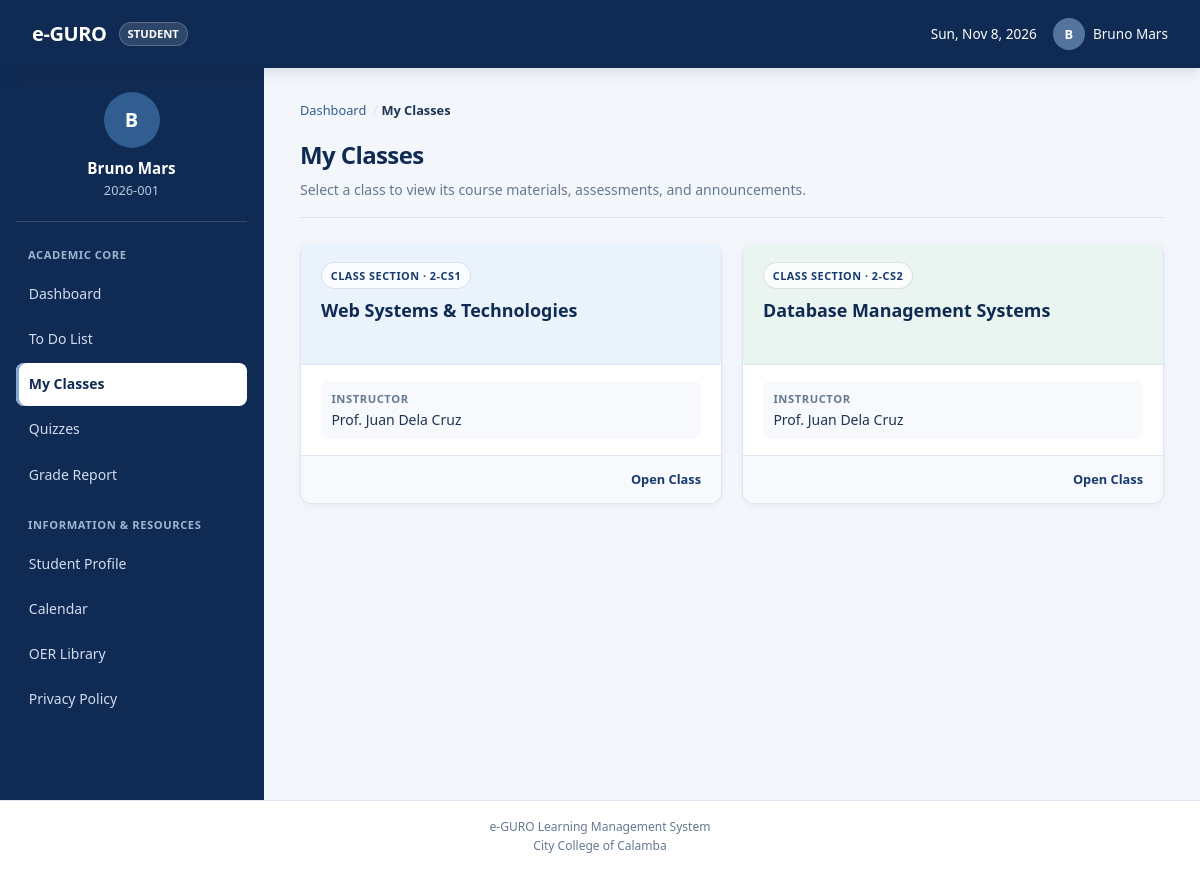
The app's page /student/my-class.php (signed in) with its own data.
### tables this page shows
CREATE TABLE IF NOT EXISTS `classes` (
    `id` INT AUTO_INCREMENT PRIMARY KEY,
    `code` VARCHAR(50) NOT NULL UNIQUE,
    `name` VARCHAR(150) NOT NULL,
    `teacher_id` INT NULL,
    `fiscal_year` VARCHAR(50) DEFAULT '2026-2027',
    `semester` VARCHAR(50) DEFAULT '1st Semester',
    `created_at` DATETIME DEFAULT CURRENT_TIMESTAMP,
    FOREIGN KEY (`teacher_id`) REFERENCES `users`(`id`) ON DELETE SET NULL
);

CREATE TABLE IF NOT EXISTS `users` (
    `id` INT AUTO_INCREMENT PRIMARY KEY,
    `user_code` VARCHAR(50) NOT NULL UNIQUE,
    `full_name` VARCHAR(150) NOT NULL,
    `email` VARCHAR(150) NOT NULL UNIQUE,
    `password` VARCHAR(255) NOT NULL,
    `role` ENUM('admin', 'dean', 'teacher', 'student') NOT NULL,
    `created_at` DATETIME DEFAULT CURRENT_TIMESTAMP
);

### includes/student_data.php (called while the page is built, shortened)
<?php
function get_classes(): array
{
    $user = current_user();
    $pdo = Database::connect();
    $stmt = $pdo->prepare(
        'SELECT c.id, c.code AS section, c.name AS subject, u.full_name AS teacher
         FROM class_enrollments ce
         JOIN classes c ON c.id = ce.class_id
         LEFT JOIN users u ON u.id = c.teacher_id
         WHERE ce.student_id = ?
         ORDER BY c.code'
    );
    $stmt->execute([$user['id']]);
    return $stmt->fetchAll();
}

### includes/auth.php (called while the page is built, shortened)
<?php
function current_user(): ?array
{
    if (!empty($_SESSION['user'])) {
        return $_SESSION['user'];
    }
    return null;
}

### includes/functions.php (called while the page is built, shortened)
<?php
function e($value): string
{
    return htmlspecialchars((string) $value, ENT_QUOTES, 'UTF-8');
}

### student/my-class.php (the view, shortened to what this page needs)
<?php
$classes = get_classes();
include __DIR__ . '/../includes/header.php';
include __DIR__ . '/../includes/sidebar.php';
?>
<main class="main-content">
    <nav class="breadcrumb" aria-label="Breadcrumb">
        <ol>
            <li><a href="dashboard.php">Dashboard</a></li>
            <li class="current">My Classes</li>
        </ol>
    </nav>
    <div class="page-header">
        <h2>My Classes</h2>
        <p>Select a class to view its course materials, assessments, and announcements.</p>
    </div>
    <?php if (!$classes): ?>
        <p class="empty">You are not enrolled in any classes yet.</p>
    <?php else: ?>
        <div class="class-card-grid">
            <?php foreach ($classes as $c): ?>
                <a href="class-details.php?id=<?= (int) $c['id'] ?>" class="class-card">
                    <div class="class-card-header">
                        <span class="class-card-code">CLASS SECTION · <?= e($c['section']) ?></span>
                        <h3><?= e($c['subject']) ?></h3>
                    </div>
                    <div class="class-card-body">
                        <dl>
                            <div class="class-card-field">
                                <dt>Instructor</dt>
                                <dd><?= e($c['teacher']) ?></dd>
                            </div>
                        </dl>
                    </div>
                    <div class="class-card-footer">
                        <span class="class-card-action">Open Class</span>
                    </div>
                </a>
            <?php endforeach; ?>
        </div>
    <?php endif; ?>
</main>
<?php include __DIR__ . '/../includes/footer.php'; ?>

### assets/css/style.css (style rules this page uses)
:root { --primary: #173b70; --primary-hover: #102b53; --primary-light: #eaf1fa; --secondary: #102b53; --accent: #315d91; --bg-main: #f3f6fb; --bg-surface: #ffffff; --border: #dce5f0; --text-main: #1d3554; --text-muted: #647991; --shadow-sm: 0 2px 8px rgba(16, 43, 83, 0.05); --shadow-md: 0 8px 24px rgba(16, 43, 83, 0.1); --radius: 12px; }
* { box-sizing: border-box; margin: 0; padding: 0; }
body { font-family: system-ui, -apple-system, sans-serif; background: var(--bg-main); color: var(--text-main); line-height: 1.5; }
main.main-content, .main-content { flex: 1; padding: 1.5rem 2rem; min-width: 0; }
.breadcrumb { margin-bottom: 1rem; }
.breadcrumb ol { list-style: none; display: flex; flex-wrap: wrap; gap: 0.25rem; font-size: 0.8rem; color: var(--text-muted); }
.breadcrumb li::after { content: "/"; margin-left: 0.4rem; color: var(--border); }
.breadcrumb li.current::after { content: ""; }
.breadcrumb li.current { color: var(--text-main); font-weight: 600; }
.breadcrumb a { color: var(--accent); text-decoration: none; }
.page-header { margin-bottom: 1.5rem; padding-bottom: 0.75rem; border-bottom: 1px solid var(--border); }
.page-header h2 { font-size: 1.5rem; font-weight: 700; color: var(--secondary); }
.page-header p { font-size: 0.875rem; color: var(--text-muted); margin-top: 0.25rem; }
.main-content h2 { font-size: 1.4rem; font-weight: 700; color: var(--secondary); margin-bottom: 1rem; }
.main-content h3 { font-size: 1rem; font-weight: 600; color: var(--secondary); margin: 1rem 0 0.5rem; }
.class-card-grid { display: grid; grid-template-columns: repeat(auto-fit, minmax(min(100%, 280px), 1fr)); gap: 1.25rem; margin-bottom: 1.5rem; }
.class-card { display: flex; flex-direction: column; background: var(--bg-surface); border: 1px solid var(--border); border-top: 4px solid var(--primary); border-radius: 12px; box-shadow: var(--shadow-sm); text-decoration: none; color: inherit; overflow: hidden; transition: transform 0.2s ease, box-shadow 0.2s ease, border-color 0.2s ease; }
.class-card-header { padding: 1.1rem 1.25rem 0.75rem; }
.class-card-header h3 { font-size: 1.05rem; font-weight: 700; line-height: 1.3; color: var(--secondary); word-break: break-word; }
.class-card-body { padding: 0 1.25rem 1rem; flex: 1; }
.class-card-body dl { display: flex; flex-direction: column; gap: 0.6rem; }
.class-card-field dt { font-size: 0.7rem; font-weight: 700; letter-spacing: 0.05em; text-transform: uppercase; color: var(--text-muted); }
.class-card-field dd { font-size: 0.875rem; font-weight: 500; color: var(--text-main); margin-top: 2px; }
.class-card-footer { display: flex; justify-content: flex-end; padding: 0.7rem 1.25rem; border-top: 1px solid var(--border); background: var(--bg-main); }
.class-card-action { font-size: 0.75rem; font-weight: 600; color: var(--primary); }
body { line-height: 1.6; }
main.main-content, .main-content { padding: 2rem clamp(1.25rem, 3vw, 2.75rem); }
.page-header { margin-bottom: 1.6rem; padding-bottom: 1rem; }
.page-header h2 { margin-bottom: 0.25rem; font-size: clamp(1.5rem, 2vw, 1.9rem); letter-spacing: -0.025em; }
.page-header p { line-height: 1.55; }
.card, .progress-card, .announcement-item, .class-card, .dashboard-master-card { border-radius: var(--radius); box-shadow: var(--shadow-sm); }
.class-card { border-top: 0; background: #fff; }
.class-card-header { min-height: 122px; padding: 1.15rem 1.25rem 1rem; background: #eaf2fc; border-bottom: 1px solid #dce7f5; }
.class-card:nth-child(4n + 2) .class-card-header { background: #eaf5f1; border-color: #d7e9e1; }
.class-card-code { display: inline-flex; max-width: 100%; margin-bottom: 0.65rem; padding: 0.25rem 0.55rem; border: 1px solid rgba(23, 59, 112, 0.14); border-radius: 999px; background: rgba(255, 255, 255, 0.78); color: var(--primary); font-size: 0.68rem; font-weight: 750; letter-spacing: 0.045em; overflow-wrap: anywhere; }
.class-card-header h3 { margin: 0; font-size: 1.12rem; }
.class-card-body { padding-top: 1rem; }
.class-card-field { padding: 0.55rem 0.65rem; border-radius: 7px; background: #f7f9fc; }
.class-card-field dd { line-height: 1.45; overflow-wrap: anywhere; }
.class-card-footer { min-height: 48px; align-items: center; background: #f7f9fc; }
.class-card-action { font-size: 0.8rem; }

### records on screen
classes: code "2-CS1", name "Web Systems & Technologies", teacher.full_name "Prof. Juan Dela Cruz"
classes: code "2-CS2", name "Database Management Systems", teacher.full_name "Prof. Juan Dela Cruz"

### other values on screen
$user['role'] "STUDENT"
$avatarInitial "B"
$user['name'] "Bruno Mars"
$user['student_id'] "2026-001"
$sectionTitle "ACADEMIC CORE"
$label "Dashboard"
$label "To Do List"
$label "My Classes"
$label "Quizzes"
$label "Grade Report"
$sectionTitle "INFORMATION & RESOURCES"
$label "Student Profile"
$label "Calendar"
$label "OER Library"
$label "Privacy Policy"
